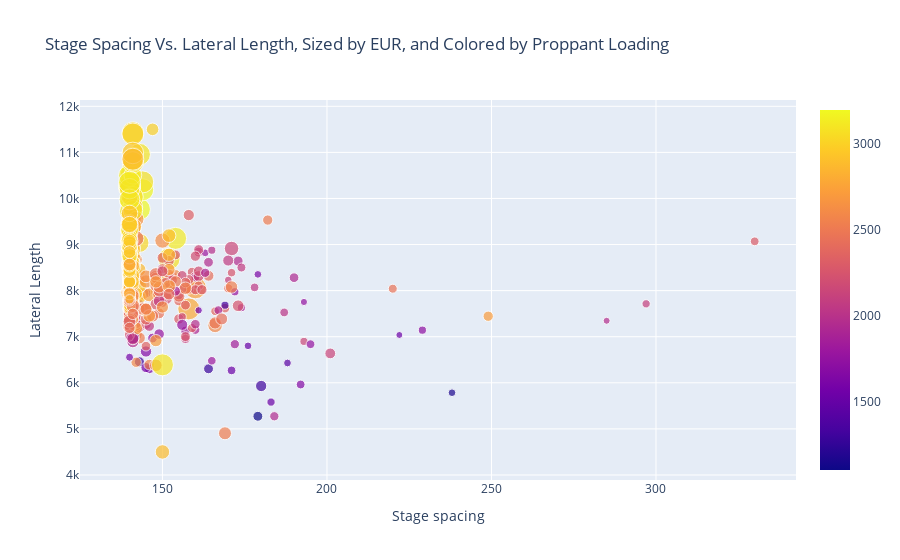

Here is the notebook cell this chart was saved with:
### Code cell
data= [go.Scatter(x=df['Stage Spacing'], y=df['Lateral Length'],
                  mode='markers',
                  marker=dict(size=df['EUR'], color=df['Proppant Loading'], showscale=True))]
layout = go.Layout(title = 'Stage Spacing Vs. Lateral Length, Sized by EUR, and Colored by Proppant Loading', 
                   xaxis = dict(title = 'Stage spacing'), 
                   yaxis = dict(title = 'Lateral Length'), 
                   hovermode ='closest')
fig = go.Figure(data=data, layout=layout)
fig.show()

### Figure 1 — Plotly figure (JSON) as saved in the notebook; plotly's stock layout.template omitted (floating-point values rounded to 4 significant figures; data arrays with more than 128 entries replaced by an {"elided": "..."} marker saying what was removed)
{"data": [{"marker": {"color": {"elided": "506 int values"}, "showscale": true, "size": {"elided": "506 float values"}}, "mode": "markers", "type": "scatter", "x": {"elided": "506 int values"}, "y": {"elided": "506 int values"}}], "layout": {"hovermode": "closest", "title": {"text": "Stage Spacing Vs. Lateral Length, Sized by EUR, and Colored by Proppant Loading"}, "xaxis": {"title": {"text": "Stage spacing"}}, "yaxis": {"title": {"text": "Lateral Length"}}}}
